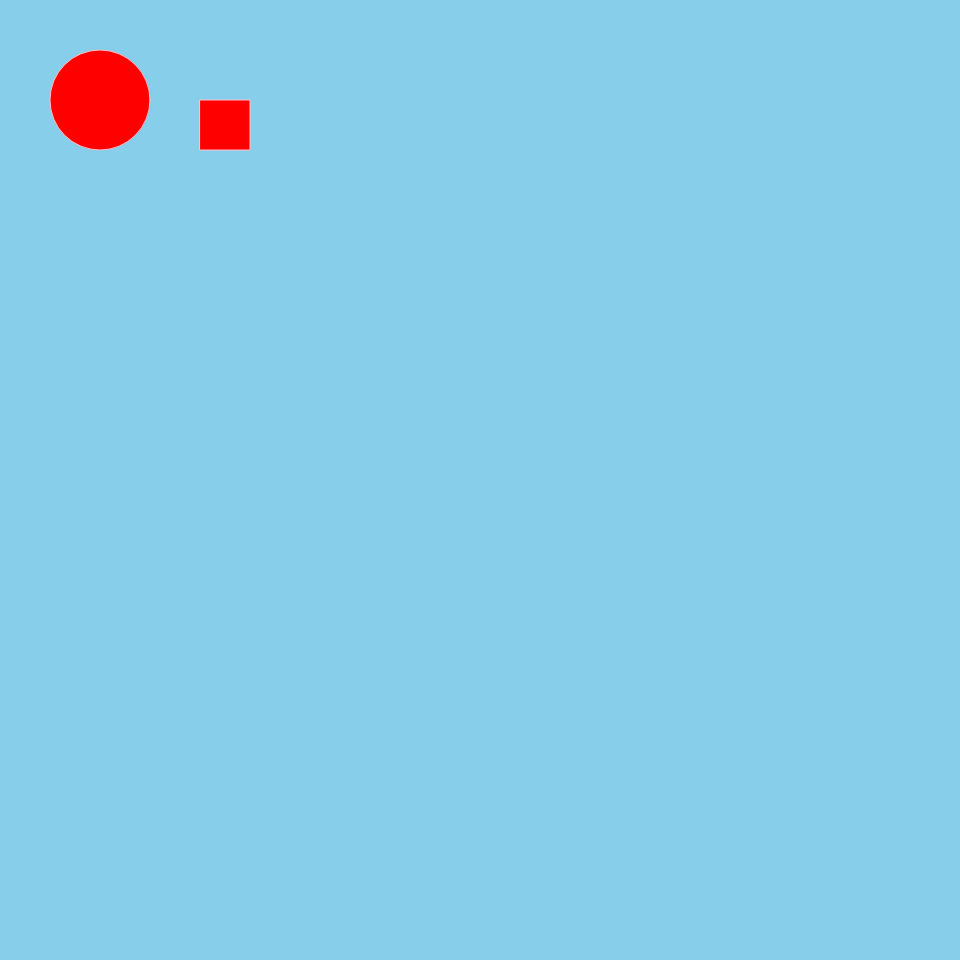
Frame 1 (no input)
Frame 60 (no input): identical to frame 1, image omitted
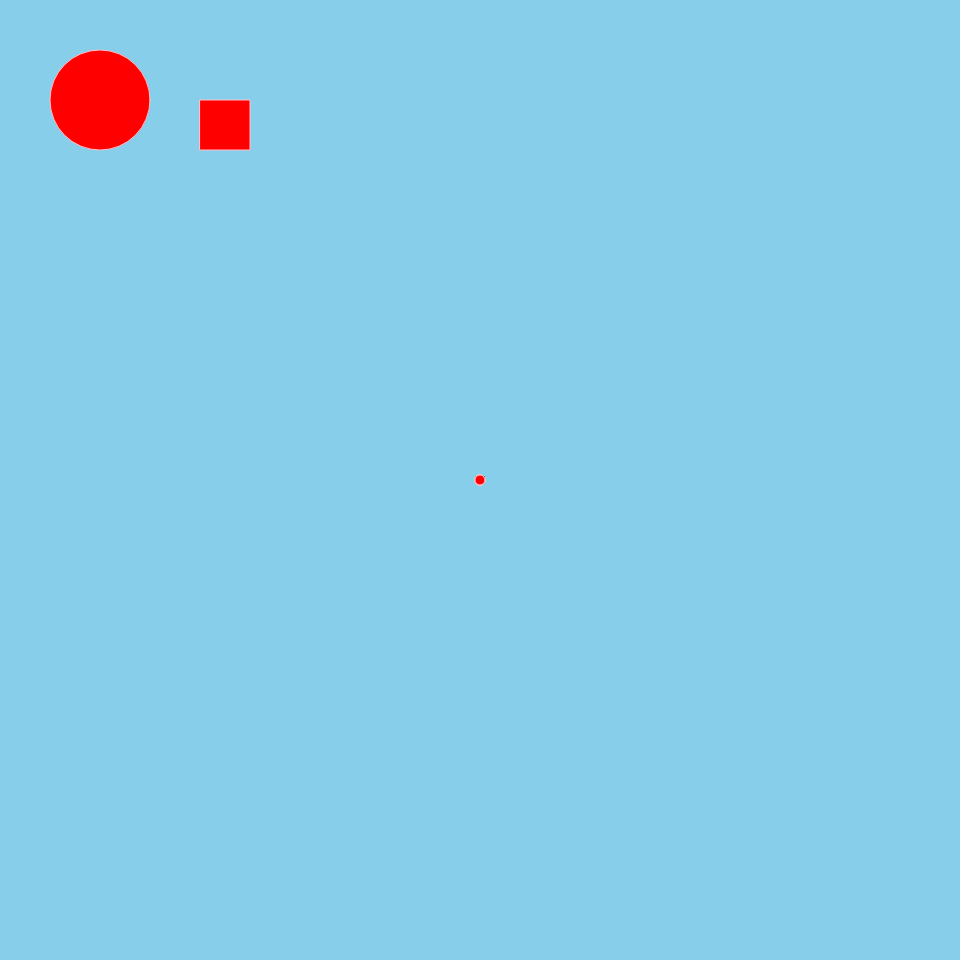
Frame 120 (the mouse pressed at the canvas centre since frame 60)

The p5.js sketch that drew these frames (run headless with seeded random() and noise() and a simulated clock; from frame 60 on, the mouse is pressed at the canvas centre):

// p5.js sketch
// ── sketch.js
const canvasSizeX = 1280;
const canvasSizeY = 960;
const canvasColor = 'skyblue';

///only 1 call
function setup() {
  //$B%-%c%s%P%9$N:n@.(B
  createCanvas(canvasSizeY,canvasSizeY);

  //$BGX7J?'$N@_Dj(B
  background(canvasColor);

  //$BEI$j$D$V$7(B
  fill('red');

  //$B1o$N?'(B
  stroke('pink');

  circle(100,100,100);
  square(200,100,50);

}

function draw() {
  PushedMouse();
}

//$B%/%j%C%/$5$l$?$H$-$K<B9T(B
function PushedMouse(){
  console.log('$B%/%j%C%/$5$l$h(B');

  //mouseButton$B$G$I$N%\%?%s$,2!$5$l$?$+$r=&$($k$C$]$$(B
  console.log(mouseButton);

  if (mouseButton === LEFT) {
    console.log('$B:8%/%j%C%/(B');

    //$B%^%&%9$N2U=j$K1_$rIA$/(B
    circle(mouseX,mouseY,10);
  }

  if (mouseButton === RIGHT) {
    console.log('$B1&%/%j%C%/(B');
    //$B%^%&%9$N2U=j$K1_$rIA$/(B
    square(mouseX,mouseY,30);
  }

}

// ── skketch.js
///only 1 call
function setup() {

}

function draw() {

}
